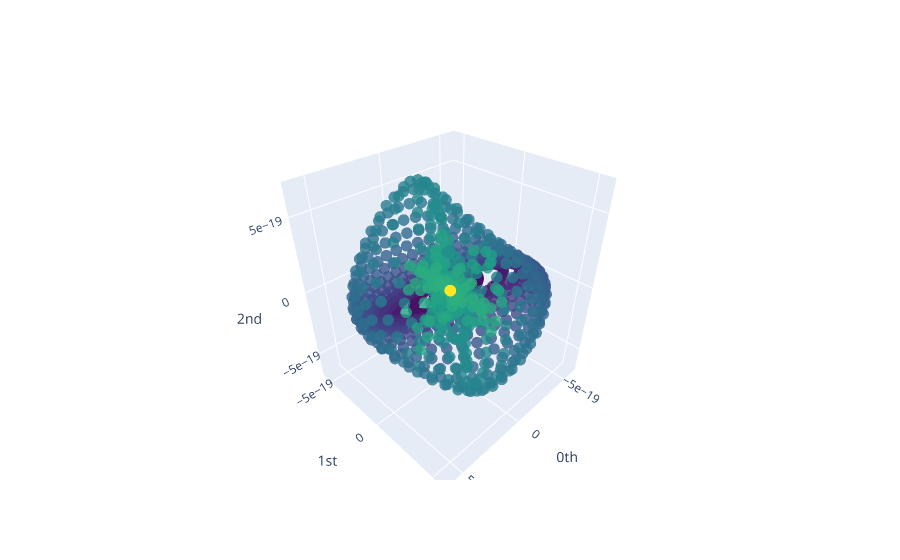

Notebook cell for this chart:
### Markdown cell above
As we did in our simple examples, we can use PCA to project our high-dimensional space to 3-dimensions for visualisation:

### Code cell
pca = PCA(n_components=3)
y_gw_embedded_pca = pca.fit_transform(y_gw_embedded)

plot_point_cloud(y_gw_embedded_pca)

### Figure 1 — Plotly figure (JSON) as saved in the notebook; plotly's stock layout.template omitted (floating-point values rounded to 4 significant figures; data arrays with more than 128 entries replaced by an {"elided": "..."} marker saying what was removed)
{"data": [{"marker": {"color": {"elided": "1529 int values"}, "colorscale": [[0, "#440154"], [0.1111, "#482878"], [0.2222, "#3e4989"], [0.3333, "#31688e"], [0.4444, "#26828e"], [0.5556, "#1f9e89"], [0.6667, "#35b779"], [0.7778, "#6ece58"], [0.8889, "#b5de2b"], [1, "#fde725"]], "opacity": 0.8, "size": 4}, "mode": "markers", "type": "scatter3d", "x": {"elided": "1529 float values"}, "y": {"elided": "1529 float values"}, "z": {"elided": "1529 float values"}}], "layout": {"scene": {"xaxis": {"exponentformat": "e", "showexponent": "all", "title": {"text": "0th"}, "type": "linear"}, "yaxis": {"exponentformat": "e", "showexponent": "all", "title": {"text": "1st"}, "type": "linear"}, "zaxis": {"exponentformat": "e", "showexponent": "all", "title": {"text": "2nd"}, "type": "linear"}}}}
